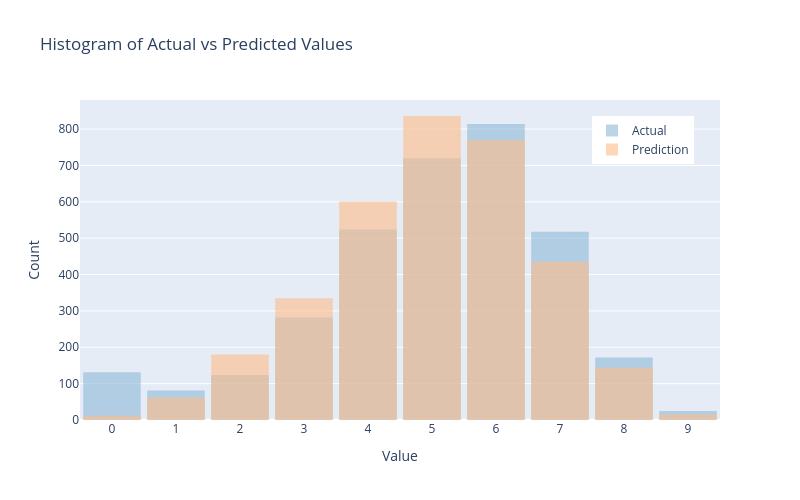

The notebook cell saved with this chart:
### Code cell
plot_hist_plotly(results_test['actual'].cat.codes, results_test['prediction'])

### Figure 1 — Plotly figure (JSON) as saved in the notebook; plotly's stock layout.template omitted (floating-point values rounded to 4 significant figures; data arrays with more than 128 entries replaced by an {"elided": "..."} marker saying what was removed)
{"data": [{"marker": {"color": "#8fbad8"}, "name": "Actual", "opacity": 0.6, "type": "histogram", "x": {"elided": "3391 int values"}, "xbins": {"end": 9.5, "size": 1, "start": -0.5}}, {"marker": {"color": "#febd89"}, "name": "Prediction", "opacity": 0.6, "type": "histogram", "x": {"elided": "3391 int values"}, "xbins": {"end": 9.5, "size": 1, "start": -0.5}}], "layout": {"bargap": 0.1, "barmode": "overlay", "height": 500, "legend": {"x": 0.8, "y": 0.95}, "title": {"text": "Histogram of Actual vs Predicted Values<br>"}, "width": 800, "xaxis": {"dtick": 1, "tick0": 0, "tickmode": "linear", "title": {"text": "Value"}}, "yaxis": {"title": {"text": "Count"}}}}
